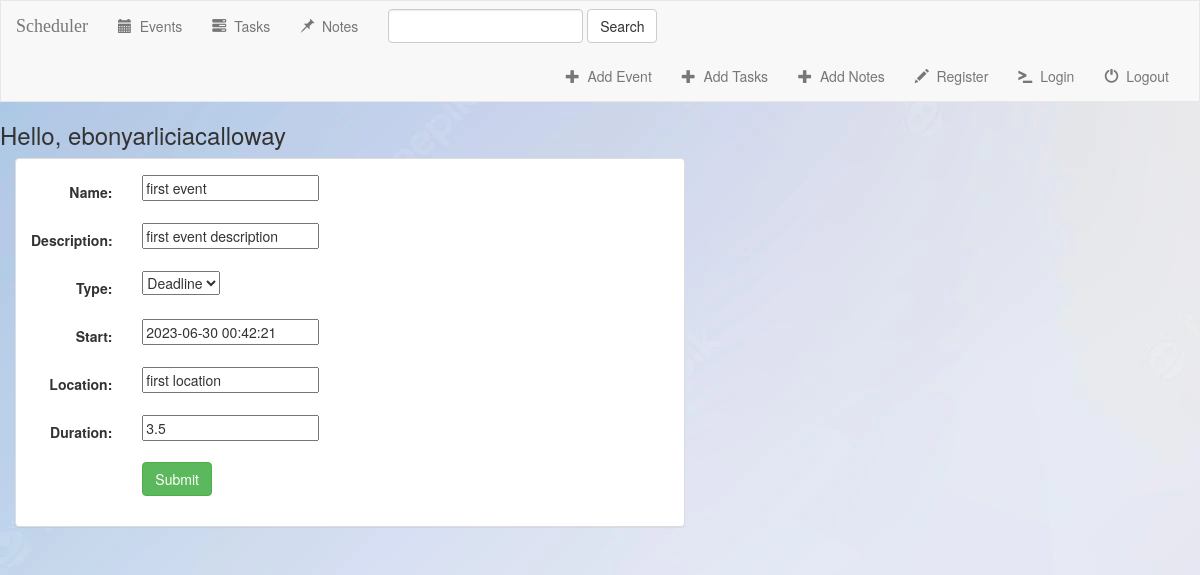
Page /event/12 (signed in) on the committed database.
### events/models.py (models this page shows, shortened)
class Event(models.Model):
    name = models.CharField(max_length=200)
    duration = models.FloatField(default=.5,validators=[MinValueValidator(.5), MaxValueValidator(24)])#TODO: Input validation
    location = models.CharField(max_length=300)
    description = models.CharField(max_length=2000)
    start = models.DateTimeField(default = timezone.now)
    type = models.CharField(max_length=50, choices=types,default="DEADLINE")
    user = models.ForeignKey(User, on_delete=models.CASCADE, related_name="eventlist", null=True)

### events/views.py (the view)
# urls.py: path('event/<int:pk>',views.EventUpdate.as_view(),name='event-update'),
class EventUpdate(UpdateView):
    model = Event
    fields = ['name', 'description', 'type', 'start', 'location', 'duration' ]

### events/templates/events/event_form.html (shortened to what this page needs)
{% extends 'events/base.html' %}
    {% load static %}
{% block main %}
{% if user.is_authenticated %}
<div class="container-fluid">
    <div class="row">
        <div class="col-sm-12 col-md-7">
            <div class="panel panel-default">
                <div class="panel-body">
                    <form class="form-horizontal" action="" method="POST" enctype="multipart/form-data">
                        {% include 'events/form_template.html' %}
                        <div class="form-group">
                            <div class="col-sm-offset-2 col-sm-10">
                                <button type="submit" class="btn btn-success">Submit</button>
                            </div>
                        </div>
                    </form>
                </div>
            </div>
        </div>
    </div>
</div>
{% endif %}
{% endblock %}

### events/templates/events/base.html (shortened to what this page needs)
<!DOCTYPE html>
<html lang="en">
<head>
    {% load static %}
    <link rel="stylesheet" href="https://maxcdn.bootstrapcdn.com/bootstrap/3.3.7/css/bootstrap.min.css">
    <link rel="stylesheet" type="text/css" href="{% static 'events/style.css' %}" />
</head>
<body>
    {% with url_name=request.resolver_match.url_name %}
    <nav class="navbar navbar-default">
        <div class="container-fluid">
            <div class="navbar-header">
                <a class="navbar-brand" href="{% url "events:index" %}">Scheduler</a>
        </div>
        <div class="collapse navbar-collapse" id="topNavBar">
            <ul class="nav navbar-nav">
            <li  class = "dropdown {% if url_name == 'index' %}active{% endif %}">
                <a href="{% url 'events:index' %}">
                    <span class="glyphicon glyphicon-calendar" aria-hidden="true"></span>&nbsp; Events
                </a>
            </li>
            <li class= "dropdown {% if url_name == 'tasks' %}active{% endif %}">
                <a href="{% url 'events:tasks' %}">
                    <span class="glyphicon glyphicon-tasks" aria-hidden="true"></span>&nbsp; Tasks
                </a>
            </li>
            <li class= "dropdown {% if url_name == 'notes' %}active{% endif %}">
                <a href="{% url 'events:notes' %}">
                    <span class="glyphicon glyphicon-pushpin" aria-hidden="true"></span>&nbsp; Notes
                </a>
            </li>
            </ul>
            <form name = "search_form" class="navbar-form navbar-left" role="search" method="GET" action="">
                <div class="form-group">
                    <input type="text" class="form-control" name ="query" value="">
                </div>
                <button type="submit" class="btn btn-default">Search</button>
            </form>
            <ul class="nav navbar-nav navbar-right">
                <li class= "dropdown {% if url_name == 'event-add' %}active{% endif %}">
                    <a href="{% url 'events:event-add' %}">
                        <span class="glyphicon glyphicon-plus" aria-hidden="true"></span>&nbsp; Add Event
                    </a>
                </li>
                <li class= "dropdown {% if url_name == 'task-add' %}active{% endif %}">
                    <a href="{% url 'events:task-add' %}">
                        <span class="glyphicon glyphicon-plus" aria-hidden="true"></span>&nbsp; Add Tasks
                    </a>
                </li>
                <li class= "dropdown {% if url_name == 'note-add' %}active{% endif %}">
                    <a href="{% url 'events:note-add' %}">
                        <span class="glyphicon glyphicon-plus" aria-hidden="true"></span>&nbsp; Add Notes
                    </a>
                </li>
                <li class= "dropdown {% if url_name == 'register' %}active{% endif %}">
                    <a href="{% url 'events:register' %}">
                        <span class="glyphicon glyphicon-pencil" aria-hidden="true"></span>&nbsp; Register
                    </a>
                </li>
                <li class= "dropdown {% if url_name == 'login' %}active{% endif %}">
                    <a href="{% url 'events:login' %}">
                        <span class="glyphicon glyphicon-console" aria-hidden="true"></span>&nbsp; Login
                    </a>
                </li>
                {% if user.is_authenticated %}
                <li class= "dropdown">
                    <a href="{% url 'events:logout' %}">
                        <span class="glyphicon glyphicon-off" aria-hidden="true"></span>&nbsp; Logout
                    </a>
                </li>
                {% endif %}
            </ul>
          </div>
        </div>
    </nav>
    {% endwith %}
    {% if user.is_authenticated %}
    <h3>Hello, {{user.get_username}}</h3>
    {% else %}
    <h3>You are not logged in</h3>
    {% endif %}
    {% block main %}
    {% endblock %}
</body>
</html>

### events/templates/events/form_template.html (shortened to what this page needs)
{% for field in form %}
    <div class="form-group">
        <div class="col-sm-offset-2 col-sm-10">
        </div>
        <label class="control-label col-sm-2">{{ field.label_tag }}</label>
        <div class="col-sm-10">{{ field }}</div>
    </div>
{% endfor %}
<!DOCTYPE html>
<html lang="en">
<head>
</head>
</html>

### events/static/events/style.css (style rules this page uses)
ul { color: green; list-style-type: none; }
body { background: rgb(130, 35, 35) url("../events/static/images/background.jpeg"); }
.navbar { border-radius: 0; }
.navbar-brand { font-family: 'Satisfy', cursive; }

### rows in the picture
Event: form "first event" "first event description" "Deadline" "2023-06-30 00:42:21" "first location" "3.5"

### other values in the picture
{{ user.get_username }} "ebonyarliciacalloway"
{{ field.label_tag }} "Name:" "Description:" "Type:" "Start:" "Location:" "Duration:"
